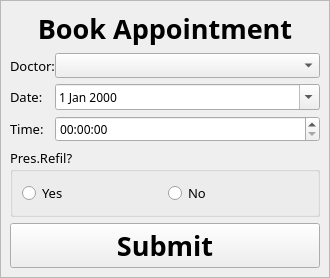
         <widget class="QFrame" name="studentBookAppointmentFrame">
          <property name="enabled">
           <bool>true</bool>
          </property>
          <property name="sizePolicy">
           <sizepolicy hsizetype="Fixed" vsizetype="Preferred">
            <horstretch>0</horstretch>
            <verstretch>0</verstretch>
           </sizepolicy>
          </property>
          <property name="minimumSize">
           <size>
            <width>330</width>
            <height>0</height>
           </size>
          </property>
          <property name="font">
           <font>
            <family>Bahnschrift</family>
           </font>
          </property>
          <property name="frameShape">
           <enum>QFrame::StyledPanel</enum>
          </property>
          <property name="frameShadow">
           <enum>QFrame::Sunken</enum>
          </property>
          <layout class="QFormLayout" name="formLayout_8">
           <property name="horizontalSpacing">
            <number>0</number>
           </property>
           <property name="verticalSpacing">
            <number>6</number>
           </property>
           <property name="leftMargin">
            <number>9</number>
           </property>
           <property name="topMargin">
            <number>9</number>
           </property>
           <property name="rightMargin">
            <number>9</number>
           </property>
           <property name="bottomMargin">
            <number>9</number>
           </property>
           <item row="0" column="0" colspan="2">
            <widget class="QLabel" name="label_40">
             <property name="font">
              <font>
               <family>Bahnschrift SemiBold</family>
               <pointsize>20</pointsize>
               <weight>75</weight>
               <bold>true</bold>
              </font>
             </property>
             <property name="text">
              <string>Book Appointment</string>
             </property>
             <property name="alignment">
              <set>Qt::AlignCenter</set>
             </property>
            </widget>
           </item>
           <item row="1" column="0">
            <widget class="QLabel" name="label_41">
             <property name="font">
              <font>
               <family>Bahnschrift</family>
               <pointsize>10</pointsize>
               <weight>50</weight>
               <bold>false</bold>
              </font>
             </property>
             <property name="text">
              <string>Doctor:</string>
             </property>
            </widget>
           </item>
           <item row="1" column="1">
            <widget class="QComboBox" name="viewDoctor">
             <property name="sizePolicy">
              <sizepolicy hsizetype="Minimum" vsizetype="Fixed">
               <horstretch>0</horstretch>
               <verstretch>0</verstretch>
              </sizepolicy>
             </property>
            </widget>
           </item>
           <item row="2" column="0">
            <widget class="QLabel" name="label_42">
             <property name="font">
              <font>
               <family>Bahnschrift</family>
               <pointsize>10</pointsize>
               <weight>50</weight>
               <bold>false</bold>
              </font>
             </property>
             <property name="text">
              <string>Date:</string>
             </property>
            </widget>
           </item>
           <item row="2" column="1">
            <widget class="QDateEdit" name="viewApptDate">
             <property name="sizePolicy">
              <sizepolicy hsizetype="Minimum" vsizetype="Fixed">
               <horstretch>0</horstretch>
               <verstretch>0</verstretch>
              </sizepolicy>
             </property>
             <property name="calendarPopup">
              <bool>true</bool>
             </property>
            </widget>
           </item>
           <item row="3" column="0">
            <widget class="QLabel" name="label_43">
             <property name="font">
              <font>
               <family>Bahnschrift</family>
               <pointsize>10</pointsize>
               <weight>50</weight>
               <bold>false</bold>
              </font>
             </property>
             <property name="text">
              <string>Time:</string>
             </property>
            </widget>
           </item>
           <item row="3" column="1">
            <widget class="QTimeEdit" name="viewTimeAppt">
             <property name="sizePolicy">
              <sizepolicy hsizetype="Minimum" vsizetype="Fixed">
               <horstretch>0</horstretch>
               <verstretch>0</verstretch>
              </sizepolicy>
             </property>
             <property name="calendarPopup">
              <bool>true</bool>
             </property>
            </widget>
           </item>
           <item row="4" column="0" colspan="2">
            <widget class="QGroupBox" name="groupBox_4">
             <property name="sizePolicy">
              <sizepolicy hsizetype="Minimum" vsizetype="Preferred">
               <horstretch>0</horstretch>
               <verstretch>0</verstretch>
              </sizepolicy>
             </property>
             <property name="font">
              <font>
               <family>Bahnschrift</family>
               <pointsize>10</pointsize>
               <weight>50</weight>
               <bold>false</bold>
              </font>
             </property>
             <property name="title">
              <string>Pres.Refil?</string>
             </property>
             <property name="flat">
              <bool>false</bool>
             </property>
             <property name="checkable">
              <bool>false</bool>
             </property>
             <layout class="QHBoxLayout" name="horizontalLayout_8">
              <item>
               <widget class="QRadioButton" name="refillYes">
                <property name="font">
                 <font>
                  <family>Bahnschrift</family>
                  <pointsize>10</pointsize>
                  <weight>50</weight>
                  <bold>false</bold>
                 </font>
                </property>
                <property name="text">
                 <string>Yes</string>
                </property>
               </widget>
              </item>
              <item>
               <widget class="QRadioButton" name="refillNo">
                <property name="font">
                 <font>
                  <family>Bahnschrift</family>
                  <pointsize>10</pointsize>
                  <weight>50</weight>
                  <bold>false</bold>
                 </font>
                </property>
                <property name="text">
                 <string>No</string>
                </property>
               </widget>
              </item>
             </layout>
            </widget>
           </item>
           <item row="5" column="0" colspan="2">
            <widget class="QPushButton" name="studentBookAppointmentSubmit">
             <property name="font">
              <font>
               <family>Bahnschrift SemiBold</family>
               <pointsize>20</pointsize>
               <weight>75</weight>
               <bold>true</bold>
              </font>
             </property>
             <property name="text">
              <string>Submit</string>
             </property>
            </widget>
           </item>
          </layout>
         </widget>
